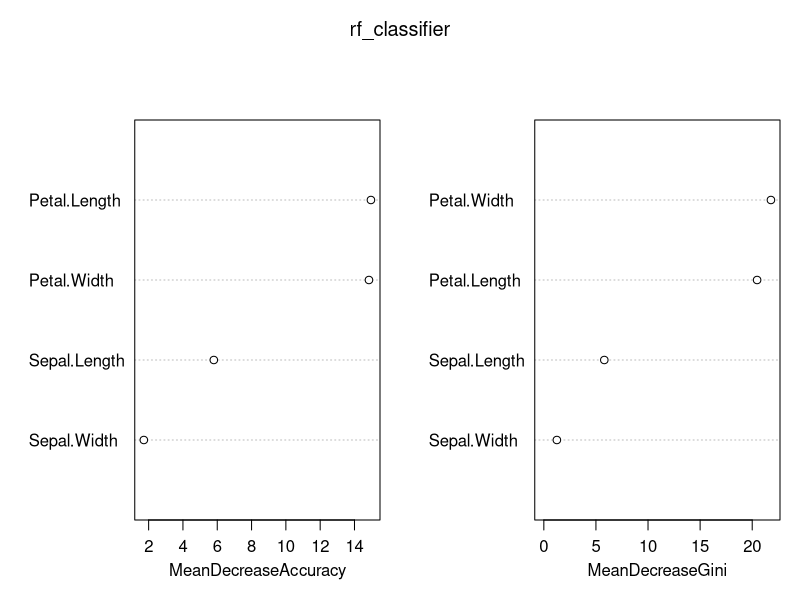
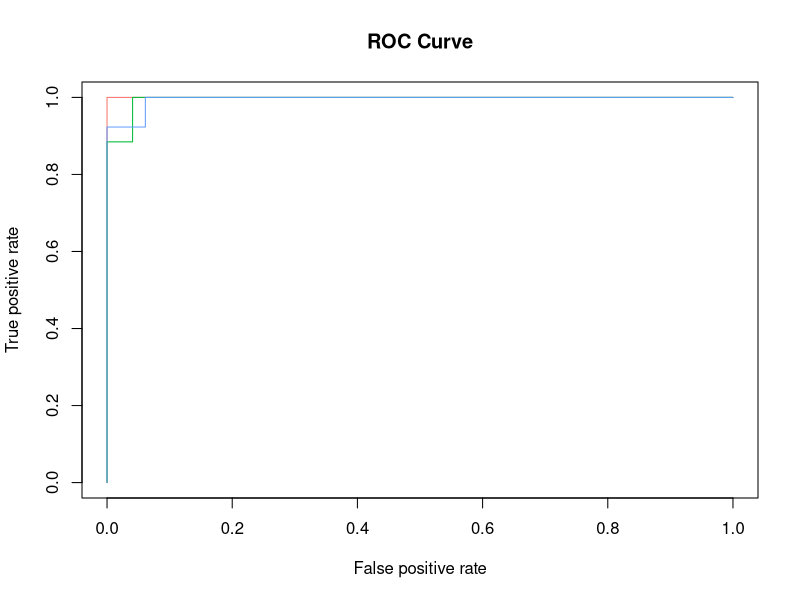
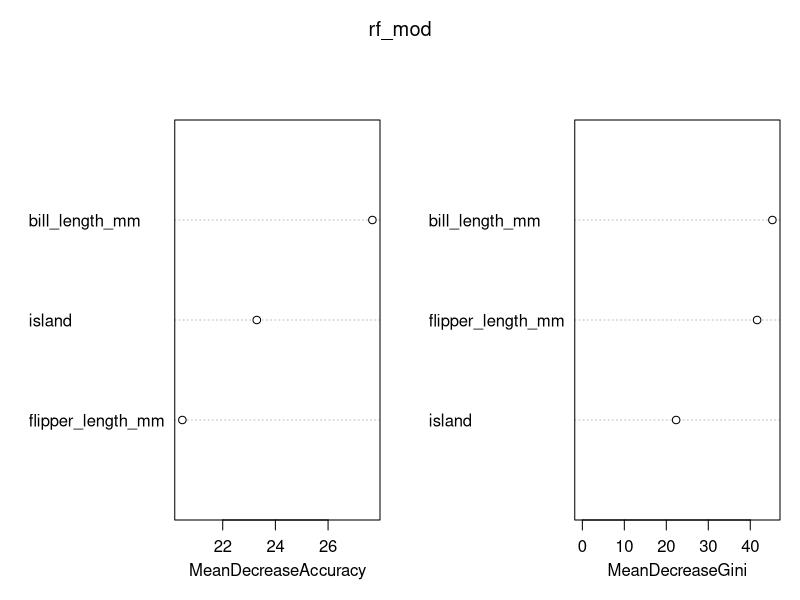

Source code (R) for these figures, in order:
## ---- chunk 1
library(tidyverse)
library(randomForest)
library(caret)
library(palmerpenguins)
## ---- chunk 2
knitr::opts_chunk$set(echo = TRUE)
## ---- chunk 3
# Set random seed to make results reproducible:
set.seed(17)
# Calculate the size of each of the data sets:
data_set_size <- floor(nrow(iris)/2)
# Generate a random sample of "data_set_size" indexes
indexes <- sample(1:nrow(iris), size = data_set_size)
# Assign the data to the correct sets
training <- iris[indexes,]
validation1 <- iris[-indexes,]
## ---- chunk 4
rf_classifier = randomForest(Species ~ ., data=training, ntree=100, mtry=2, importance=TRUE)
rf_classifier
varImpPlot(rf_classifier)
## ---- chunk 5
# Validation set assessment #1: looking at confusion matrix
prediction_for_table <- predict(rf_classifier,validation1[,-5])
table(observed=validation1[,5],predicted=prediction_for_table)
## ---- chunk 6
# Validation set assessment #2: ROC curves and AUC
# Needs to import ROCR package for ROC curve plotting:
library(ROCR)
# Calculate the probability of new observations belonging to each class
# prediction_for_roc_curve will be a matrix with dimensions data_set_size x number_of_classes
prediction_for_roc_curve <- predict(rf_classifier,validation1[,-5],type="prob")
# Use pretty colours:
pretty_colours <- c("#F8766D","#00BA38","#619CFF")
# Specify the different classes 
classes <- levels(validation1$Species)
# For each class
for (i in 1:3)
{
 # Define which observations belong to class[i]
 true_values <- ifelse(validation1[,5]==classes[i],1,0)
 # Assess the performance of classifier for class[i]
 pred <- prediction(prediction_for_roc_curve[,i],true_values)
 perf <- performance(pred, "tpr", "fpr")
 if (i==1)
 {
     plot(perf,main="ROC Curve",col=pretty_colours[i]) 
 }
 else
 {
     plot(perf,main="ROC Curve",col=pretty_colours[i],add=TRUE) 
 }
 # Calculate the AUC and print it to screen
 auc.perf <- performance(pred, measure = "auc")
 print(auc.perf@y.values)
}
## ---- chunk 7
head(penguins)
## ---- chunk 8
set.seed(7)
data <- penguins %>%
        filter(is.na(bill_length_mm) == F & is.na(bill_depth_mm) == F & is.na(flipper_length_mm) == F & is.na(body_mass_g) == F)
               
data_size <- floor(nrow(data)/2)
# Generate a random sample of "data_set_size" indexes
indexes <- sample(1:nrow(data), size = data_size)
# Assign the data to the correct sets
train <- data[indexes,] 
test <- data[-indexes,] 
## ---- chunk 9
rf_mod <- randomForest(species ~ island + bill_length_mm + flipper_length_mm, data = train, ntree = 100, mtry = 2, importance = T)
rf_mod

# not sure why this isnt working 
varImpPlot(rf_mod)
## ---- chunk 10
# Validation set assessment #1: looking at confusion matrix
predictions <- predict(rf_mod, test)
predictions <-
        as.data.frame(predictions) %>%
        mutate(actual = test$species)

predictions <-
        predictions %>%
        mutate(correct = ifelse(predictions == actual, 1, 0))

predictions %>%
        summarise(count = sum(correct))
